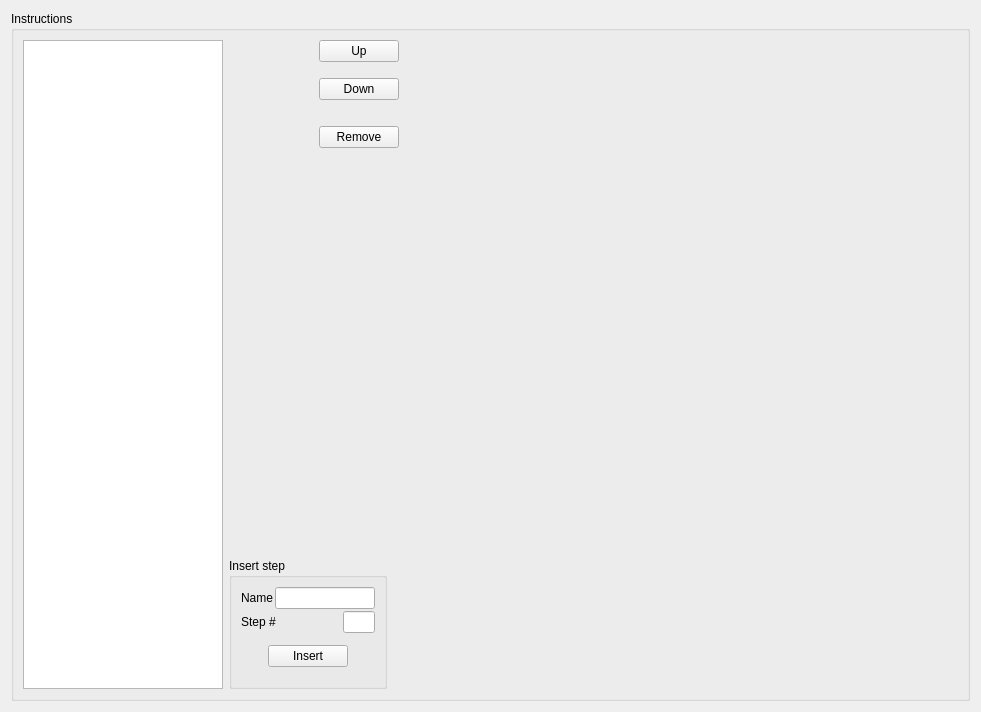
<?xml version="1.0" encoding="UTF-8"?>
<ui version="4.0">
 <class>brewDayWidget</class>
 <widget class="QWidget" name="brewDayWidget">
  <property name="geometry">
   <rect>
    <x>0</x>
    <y>0</y>
    <width>981</width>
    <height>712</height>
   </rect>
  </property>
  <property name="windowTitle">
   <string>Brewday Mode</string>
  </property>
  <layout class="QVBoxLayout" name="verticalLayout_3">
   <item>
    <widget class="QGroupBox" name="groupBox_3">
     <property name="sizePolicy">
      <sizepolicy hsizetype="Preferred" vsizetype="Preferred">
       <horstretch>0</horstretch>
       <verstretch>0</verstretch>
      </sizepolicy>
     </property>
     <property name="baseSize">
      <size>
       <width>0</width>
       <height>0</height>
      </size>
     </property>
     <property name="title">
      <string>Instructions</string>
     </property>
     <layout class="QHBoxLayout" name="horizontalLayout_3">
      <item>
       <layout class="QVBoxLayout" name="verticalLayout_4">
        <item>
         <layout class="QHBoxLayout" name="horizontalLayout_10">
          <item>
           <widget class="QListWidget" name="listWidget">
            <property name="sizePolicy">
             <sizepolicy hsizetype="Maximum" vsizetype="Expanding">
              <horstretch>0</horstretch>
              <verstretch>0</verstretch>
             </sizepolicy>
            </property>
            <property name="maximumSize">
             <size>
              <width>200</width>
              <height>16777215</height>
             </size>
            </property>
           </widget>
          </item>
          <item>
           <layout class="QVBoxLayout" name="verticalLayout_5">
            <item>
             <layout class="QHBoxLayout" name="horizontalLayout_4">
              <property name="margin">
               <number>0</number>
              </property>
              <item>
               <spacer name="horizontalSpacer">
                <property name="orientation">
                 <enum>Qt::Horizontal</enum>
                </property>
                <property name="sizeHint" stdset="0">
                 <size>
                  <width>0</width>
                  <height>0</height>
                 </size>
                </property>
               </spacer>
              </item>
              <item>
               <widget class="QPushButton" name="pushButton_up">
                <property name="toolTip">
                 <string>Move currently selected step up</string>
                </property>
                <property name="text">
                 <string>Up</string>
                </property>
               </widget>
              </item>
              <item>
               <spacer name="horizontalSpacer_2">
                <property name="orientation">
                 <enum>Qt::Horizontal</enum>
                </property>
                <property name="sizeHint" stdset="0">
                 <size>
                  <width>0</width>
                  <height>0</height>
                 </size>
                </property>
               </spacer>
              </item>
             </layout>
            </item>
            <item>
             <layout class="QHBoxLayout" name="horizontalLayout_5">
              <property name="margin">
               <number>10</number>
              </property>
              <item>
               <spacer name="horizontalSpacer_3">
                <property name="orientation">
                 <enum>Qt::Horizontal</enum>
                </property>
                <property name="sizeHint" stdset="0">
                 <size>
                  <width>0</width>
                  <height>0</height>
                 </size>
                </property>
               </spacer>
              </item>
              <item>
               <widget class="QPushButton" name="pushButton_down">
                <property name="toolTip">
                 <string>Move currently selected step down</string>
                </property>
                <property name="text">
                 <string>Down</string>
                </property>
               </widget>
              </item>
              <item>
               <spacer name="horizontalSpacer_4">
                <property name="orientation">
                 <enum>Qt::Horizontal</enum>
                </property>
                <property name="sizeHint" stdset="0">
                 <size>
                  <width>0</width>
                  <height>0</height>
                 </size>
                </property>
               </spacer>
              </item>
             </layout>
            </item>
            <item>
             <layout class="QHBoxLayout" name="horizontalLayout_7">
              <property name="margin">
               <number>10</number>
              </property>
              <item>
               <spacer name="horizontalSpacer_5">
                <property name="orientation">
                 <enum>Qt::Horizontal</enum>
                </property>
                <property name="sizeHint" stdset="0">
                 <size>
                  <width>0</width>
                  <height>0</height>
                 </size>
                </property>
               </spacer>
              </item>
              <item>
               <widget class="QPushButton" name="pushButton_remove">
                <property name="toolTip">
                 <string>Remove currently selected step</string>
                </property>
                <property name="text">
                 <string>Remove</string>
                </property>
               </widget>
              </item>
              <item>
               <spacer name="horizontalSpacer_6">
                <property name="orientation">
                 <enum>Qt::Horizontal</enum>
                </property>
                <property name="sizeHint" stdset="0">
                 <size>
                  <width>0</width>
                  <height>0</height>
                 </size>
                </property>
               </spacer>
              </item>
             </layout>
            </item>
            <item>
             <spacer name="verticalSpacer">
              <property name="orientation">
               <enum>Qt::Vertical</enum>
              </property>
              <property name="sizeHint" stdset="0">
               <size>
                <width>20</width>
                <height>40</height>
               </size>
              </property>
             </spacer>
            </item>
            <item>
             <widget class="QGroupBox" name="groupBox">
              <property name="sizePolicy">
               <sizepolicy hsizetype="Maximum" vsizetype="Maximum">
                <horstretch>0</horstretch>
                <verstretch>0</verstretch>
               </sizepolicy>
              </property>
              <property name="title">
               <string>Insert step</string>
              </property>
              <layout class="QHBoxLayout" name="horizontalLayout_6">
               <item>
                <layout class="QVBoxLayout" name="verticalLayout_2">
                 <property name="spacing">
                  <number>2</number>
                 </property>
                 <item>
                  <layout class="QHBoxLayout" name="horizontalLayout_2">
                   <item>
                    <widget class="QLabel" name="label_2">
                     <property name="sizePolicy">
                      <sizepolicy hsizetype="MinimumExpanding" vsizetype="Fixed">
                       <horstretch>0</horstretch>
                       <verstretch>0</verstretch>
                      </sizepolicy>
                     </property>
                     <property name="text">
                      <string>Name</string>
                     </property>
                    </widget>
                   </item>
                   <item>
                    <widget class="QLineEdit" name="lineEdit_name">
                     <property name="sizePolicy">
                      <sizepolicy hsizetype="Maximum" vsizetype="Fixed">
                       <horstretch>0</horstretch>
                       <verstretch>0</verstretch>
                      </sizepolicy>
                     </property>
                     <property name="minimumSize">
                      <size>
                       <width>32</width>
                       <height>0</height>
                      </size>
                     </property>
                     <property name="maximumSize">
                      <size>
                       <width>100</width>
                       <height>16777215</height>
                      </size>
                     </property>
                     <property name="toolTip">
                      <string>Name of new step</string>
                     </property>
                    </widget>
                   </item>
                  </layout>
                 </item>
                 <item>
                  <layout class="QHBoxLayout" name="horizontalLayout">
                   <item>
                    <widget class="QLabel" name="label">
                     <property name="text">
                      <string>Step #</string>
                     </property>
                    </widget>
                   </item>
                   <item>
                    <widget class="QLineEdit" name="lineEdit_step">
                     <property name="sizePolicy">
                      <sizepolicy hsizetype="Fixed" vsizetype="Fixed">
                       <horstretch>0</horstretch>
                       <verstretch>0</verstretch>
                      </sizepolicy>
                     </property>
                     <property name="minimumSize">
                      <size>
                       <width>32</width>
                       <height>0</height>
                      </size>
                     </property>
                     <property name="maximumSize">
                      <size>
                       <width>24</width>
                       <height>16777215</height>
                      </size>
                     </property>
                     <property name="toolTip">
                      <string>The number where the new step should be placed</string>
                     </property>
                    </widget>
                   </item>
                  </layout>
                 </item>
                 <item>
                  <layout class="QHBoxLayout" name="horizontalLayout_8">
                   <property name="margin">
                    <number>10</number>
                   </property>
                   <item>
                    <spacer name="horizontalSpacer_7">
                     <property name="orientation">
                      <enum>Qt::Horizontal</enum>
                     </property>
                     <property name="sizeHint" stdset="0">
                      <size>
                       <width>0</width>
                       <height>0</height>
                      </size>
                     </property>
                    </spacer>
                   </item>
                   <item>
                    <widget class="QPushButton" name="pushButton_insert">
                     <property name="toolTip">
                      <string>Insert the new step</string>
                     </property>
                     <property name="text">
                      <string>Insert</string>
                     </property>
                    </widget>
                   </item>
                   <item>
                    <spacer name="horizontalSpacer_8">
                     <property name="orientation">
                      <enum>Qt::Horizontal</enum>
                     </property>
                     <property name="sizeHint" stdset="0">
                      <size>
                       <width>0</width>
                       <height>0</height>
                      </size>
                     </property>
                    </spacer>
                   </item>
                  </layout>
                 </item>
                 <item>
                  <spacer name="verticalSpacer_3">
                   <property name="orientation">
                    <enum>Qt::Vertical</enum>
                   </property>
                   <property name="sizeHint" stdset="0">
                    <size>
                     <width>0</width>
                     <height>0</height>
                    </size>
                   </property>
                  </spacer>
                 </item>
                </layout>
               </item>
              </layout>
             </widget>
            </item>
            <item>
             <layout class="QVBoxLayout" name="verticalLayout"/>
            </item>
           </layout>
          </item>
         </layout>
        </item>
       </layout>
      </item>
      <item>
       <widget class="QStackedWidget" name="stackedWidget">
        <property name="sizePolicy">
         <sizepolicy hsizetype="Preferred" vsizetype="Preferred">
          <horstretch>0</horstretch>
          <verstretch>0</verstretch>
         </sizepolicy>
        </property>
        <property name="minimumSize">
         <size>
          <width>0</width>
          <height>0</height>
         </size>
        </property>
        <widget class="QWidget" name="page_2"/>
       </widget>
      </item>
     </layout>
    </widget>
   </item>
  </layout>
 </widget>
 <resources/>
 <connections/>
</ui>
